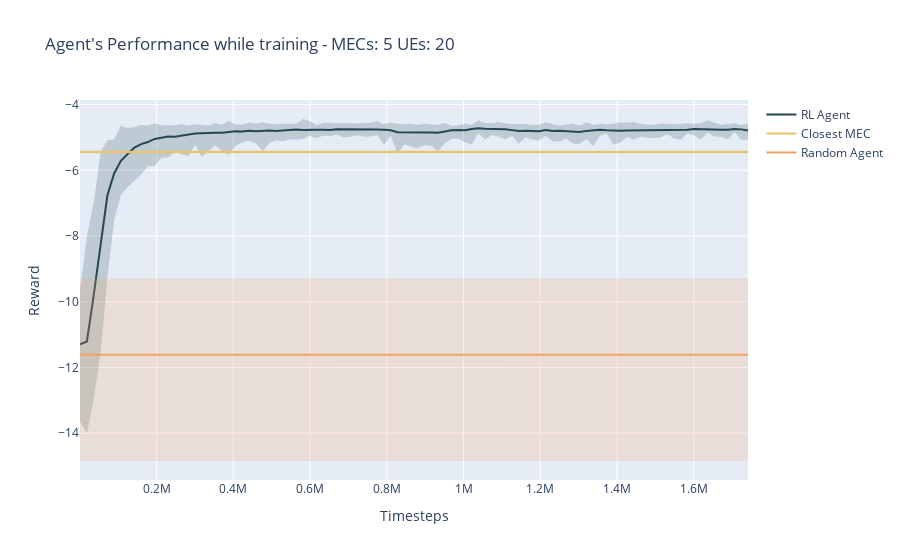

Source (notebook cell):
### Code cell
import plotly.graph_objects as go

fig = go.Figure()

x = list(df["timesteps_total"])

fig = add_plot(
    fig=fig,
    x=x,
    y_lower=list(df["episode_reward_min"]+0.6),
    y=list(df["episode_reward_mean"]),
    y_upper=list(df["episode_reward_max"]-0.3),
    label="RL Agent",
    rgb_str=palette[0]
)

fig = add_plot(
    fig=fig,
    x=x,
    y_lower=[baselines[1][0]] * len(x),
    y=[baselines[1][1]] * len(x),
    y_upper=[baselines[1][2]] * len(x),
    label="Closest MEC",
    rgb_str=palette[2]
)

fig = add_plot(
    fig=fig,
    x=x,
    y_lower=[baselines[2][0]] * len(x),
    y=[baselines[2][1]] * len(x),
    y_upper=[baselines[2][2]] * len(x),
    label="Random Agent",
    rgb_str=palette[3]
)

fig.update_layout(
    title=f"Agent's Performance while training - MECs: {n_MECs} UEs: {n_UEs}",
    xaxis_title="Timesteps",
    yaxis_title="Reward",
)
fig.update_traces(mode="lines")
fig.show()
